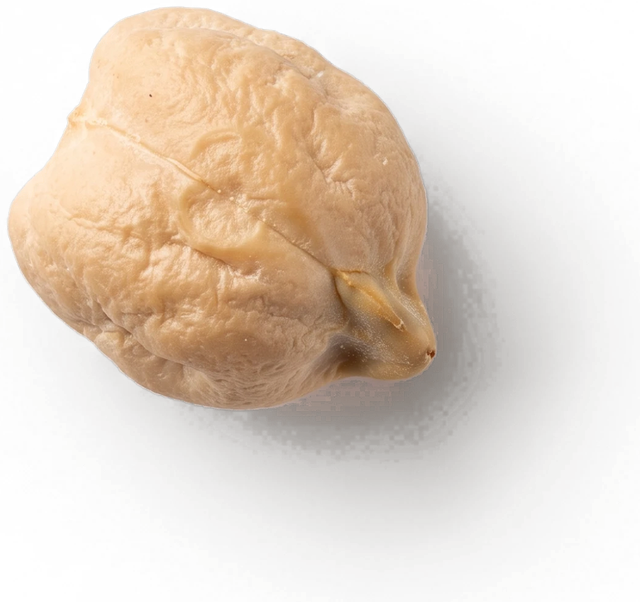
#> input picture src/assets/seeds/chickpeas-1.png, 640 x 602 px, given as the content of the folder ../../../src/assets/seeds/chickpeas-1.png, which was not available
$ python cutout.py ../../../src/assets/seeds/chickpeas-1.png
#> lines starting #> are read from the running program, lines starting #| are printed output that depends on the picture; after the words box and inside, x2 and y2 are one past the last pixel; in counts of white or black regions, pixels touching at a corner belong together; pictures that were not available may be replaced by others from this repository, and a replacement may not be noted
"""Turns generated product photos (e.g. Nano Banana) into the site's cut-out seed images.

    python docs/design/art/cutout.py <folder>

Every image in <folder> named <product>-<n>.(png|jpg|jpeg|webp), e.g. red-lentils-1.jpg, should show one seed
(or a small group) on a plain, evenly lit background. The background colour is read from the image border,
removed by flood fill from the edges (so light areas inside the seed are kept), and soft shadows survive as
semi-transparent pixels. Output: src/assets/seeds/<product>-<n>.png, which the site picks up automatically
(src/lib/seeds.ts). Products: red-lentils, green-lentils, chickpeas, dried-peas, seedless-raisins, seeded-raisins.
Requires numpy and Pillow.
"""
from __future__ import annotations

import re
import sys
from pathlib import Path

import numpy as np
from PIL import Image, ImageDraw, ImageFilter

ROOT = Path(__file__).resolve().parents[3]
OUT = ROOT / "src" / "assets" / "seeds"
NAME = re.compile(r"^([a-z-]+)-(\d+)\.(png|jpe?g|webp)$", re.I)
MAX_SIDE = 640
FLOOD_TOLERANCE = 38      # how far (0-255 per channel) the background may drift and still be flooded
SOFT = (6, 70)            # distance from the background colour that maps to alpha 0 .. 1 (seed rim)
SHADOW = np.array([38.0, 30.0, 22.0])   # colour shadows are rebuilt in


def cut(path: Path) -> Image.Image:
    img = Image.open(path).convert("RGB")
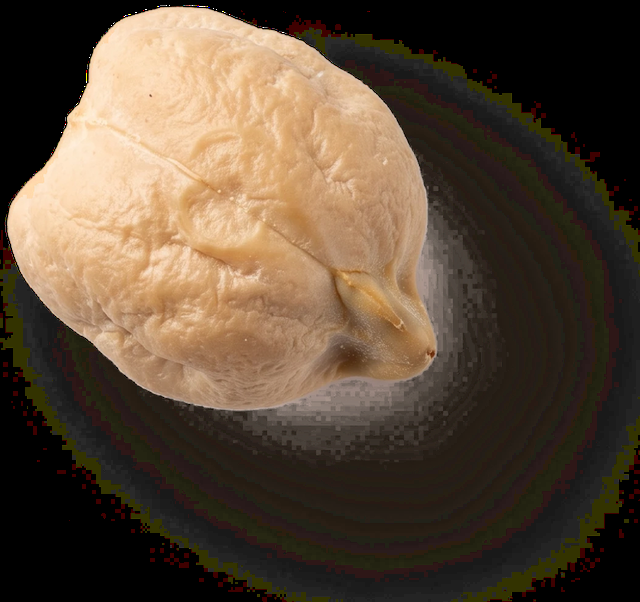
#> img: PIL image 640x602 RGB; mean R, G, B 89.6, 73, 55.9
    img.thumbnail((1600, 1600), Image.LANCZOS)
    rgb = np.asarray(img, np.float32)
    h, w, _ = rgb.shape
#> h = 602; w = 640

    border = np.concatenate([rgb[0], rgb[-1], rgb[:, 0], rgb[:, -1]])
#> border = 2484 rows, first 8: [0, 0, 0], [0, 0, 0], [0, 0, 0], [0, 0, 0], [0, 0, 0], [0, 0, 0], [0, 0, 0], [0, 0, 0]
    bg = np.median(border, axis=0)
#> bg = [0, 0, 0]

    # Background = pixels that are the background colour, or the background uniformly darkened (shadows),
    # and connected to the image border. Found by flood-filling a mask, so light areas inside a seed stay.
    d = rgb - bg
    shift = d.mean(axis=-1)
    chroma = np.abs(d - shift[..., None]).max(axis=-1)
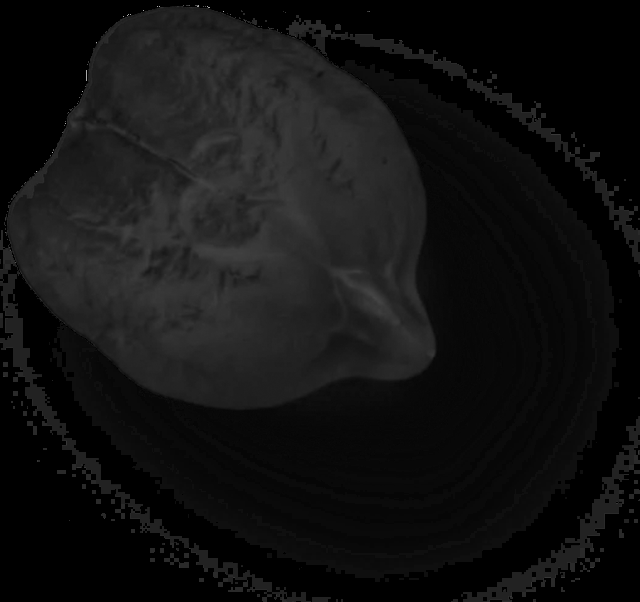
#> chroma: shape (602, 640) float32; min 0, max 170, mean 17.9
    near_bg = np.abs(d).max(axis=-1) <= FLOOD_TOLERANCE
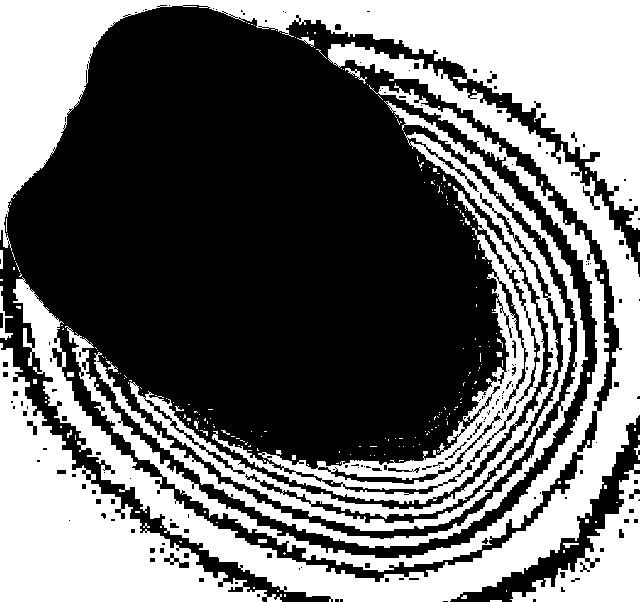
#> near_bg: shape (602, 640) bool; 43% white; 226 white regions (198 under 20 px), largest, box (x1, y1, x2, y2) and area: (13, 42, 640, 602) 48844, (0, 0, 640, 251) 48716, (0, 343, 282, 602) 26243
    shadowish = (chroma < 25) & (shift < 0) & (shift > -110)   # light-to-mid shadows; deep darks belong to the seed
#> shadowish: shape (602, 640) bool; every value is 0
    mask = Image.fromarray(((near_bg | shadowish) * 255).astype(np.uint8), "L").copy()  # copy: arrays map read-only
    step = max(1, min(w, h) // 24)
#> step = 25
    starts = [(x, 0) for x in range(0, w, step)] + [(x, h - 1) for x in range(0, w, step)]
    starts += [(0, y) for y in range(0, h, step)] + [(w - 1, y) for y in range(0, h, step)]
    for xy in starts:
        if mask.getpixel(xy) == 255:
            ImageDraw.floodfill(mask, xy, 128)
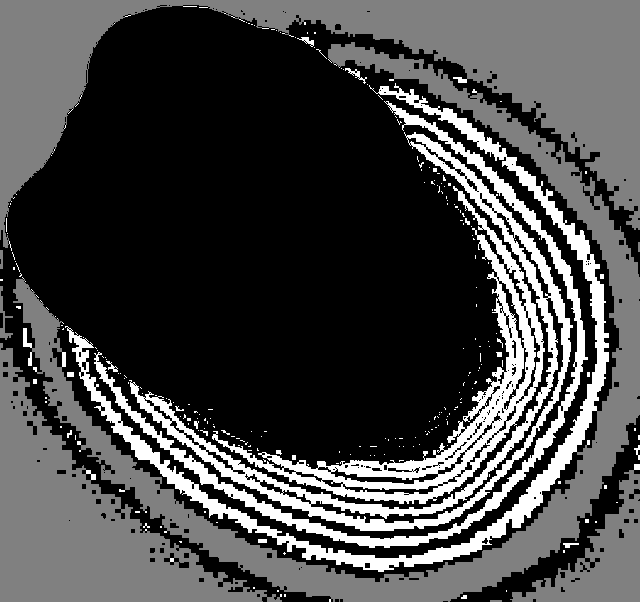
#> mask: PIL image 640x602 L; min 0, max 255, mean 71.1
    flooded = np.asarray(mask) == 128
#> flooded: shape (602, 640) bool; 30.4% white; 8 white regions, largest, box (x1, y1, x2, y2) and area: (0, 0, 640, 248) 48560, (13, 42, 640, 602) 35467, (0, 343, 282, 602) 26167
    # Grow the region a little so the seed's antialiased rim is matted too.
    grown = np.asarray(Image.fromarray(flooded.astype(np.uint8) * 255).filter(ImageFilter.MaxFilter(5))) > 0
#> grown: shape (602, 640) bool; 34.4% white; 4 white regions, box (x1, y1, x2, y2) and area: (0, 0, 640, 602) 124666, (508, 468, 640, 602) 7601, (488, 598, 504, 602) 64, (636, 240, 640, 254) 56

    # In the background region, two kinds of pixels remain:
    #  - shadows: the background, uniformly darker -> keep as a dark colour with partial alpha;
    #  - the seed's antialiased rim: tinted -> partial alpha, colour un-mixed from the background.
    tinted = np.clip((chroma - 6) / 10, 0, 1)
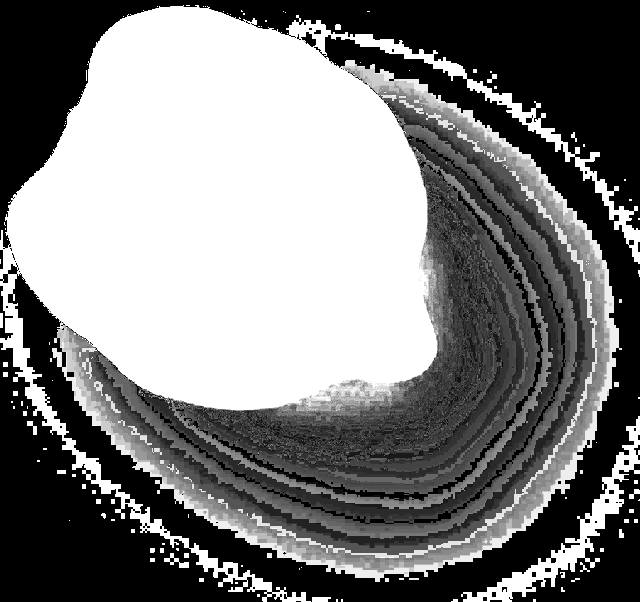
#> tinted: shape (602, 640) float32; min 0, max 1, mean 0.496

    shadow_a = np.clip(-shift / (bg.mean() - SHADOW.mean()), 0, 1)
    dist = np.abs(d).max(axis=-1)
    rim_a = np.clip((dist - SOFT[0]) / (SOFT[1] - SOFT[0]), 0, 1)
    a_bg = tinted * rim_a + (1 - tinted) * shadow_a
    rim_rgb = np.clip(bg + d / np.maximum(rim_a, 1e-3)[..., None], 0, 255)
    rgb_bg = tinted[..., None] * rim_rgb + (1 - tinted[..., None]) * SHADOW

    alpha = np.where(grown, a_bg, 1.0)
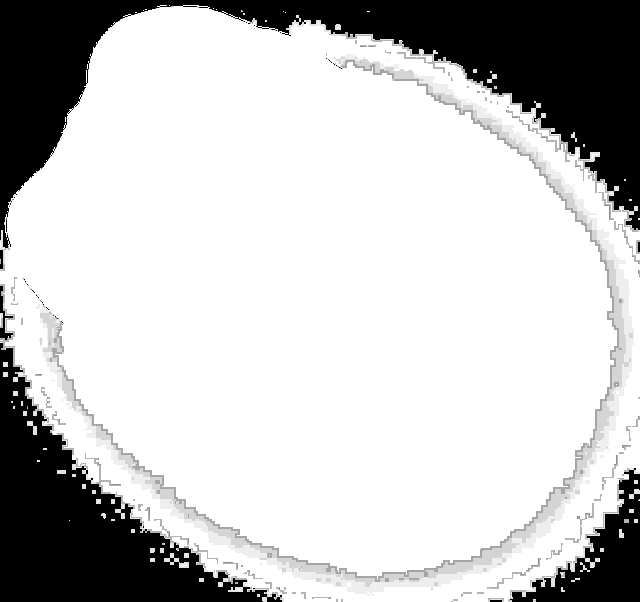
#> alpha: shape (602, 640) float32; min 0, max 1, mean 0.775
    alpha = np.asarray(Image.fromarray((alpha * 255).astype(np.uint8)).filter(ImageFilter.GaussianBlur(0.7)), np.float32) / 255
    fg = np.where(grown[..., None], rgb_bg, rgb)

    out = Image.fromarray(np.dstack([fg, alpha * 255]).astype(np.uint8), "RGBA")
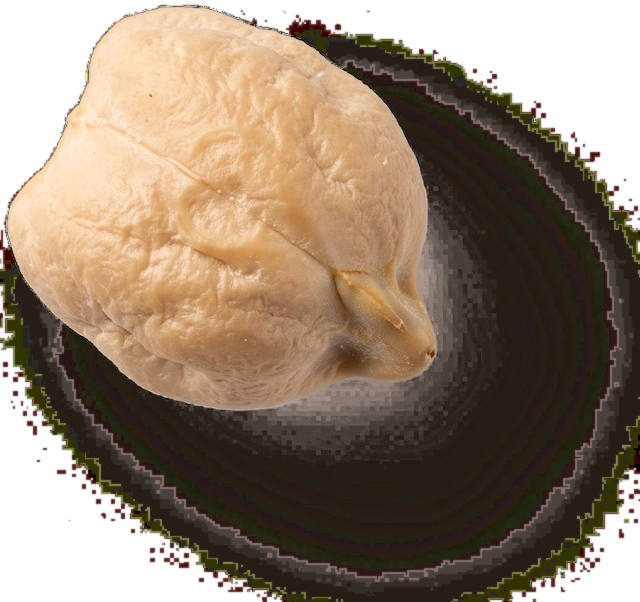
#> out: PIL image 640x602 RGBA; mean R, G, B, A 98.9, 79.6, 59.8, 197.6; transparent parts drawn white
    bbox = out.getchannel("A").point(lambda v: 255 if v > 8 else 0).getbbox()
#> bbox = (0, 4, 640, 602)
    if not bbox:
        raise ValueError("nothing left after removing the background")
    pad = 8
    out = out.crop((max(0, bbox[0] - pad), max(0, bbox[1] - pad), min(w, bbox[2] + pad), min(h, bbox[3] + pad)))
    out.thumbnail((MAX_SIDE, MAX_SIDE), Image.LANCZOS)
    return out


if __name__ == "__main__":
    if len(sys.argv) != 2:
        sys.exit(__doc__)
    src = Path(sys.argv[1])
    OUT.mkdir(parents=True, exist_ok=True)
    done = 0
    for f in sorted(src.iterdir()):
        m = NAME.match(f.name)
        if not m:
            continue
        name = f"{m.group(1).lower()}-{int(m.group(2))}.png"
        try:
            cut(f).save(OUT / name, optimize=True)
            print(f"{f.name} -> src/assets/seeds/{name}")
            done += 1
        except Exception as e:  # keep going; report the file
            print(f"{f.name}: skipped ({e})")
    print(f"{done} image(s) written.")

$ run again, on src/assets/seeds/dried-peas-1.png
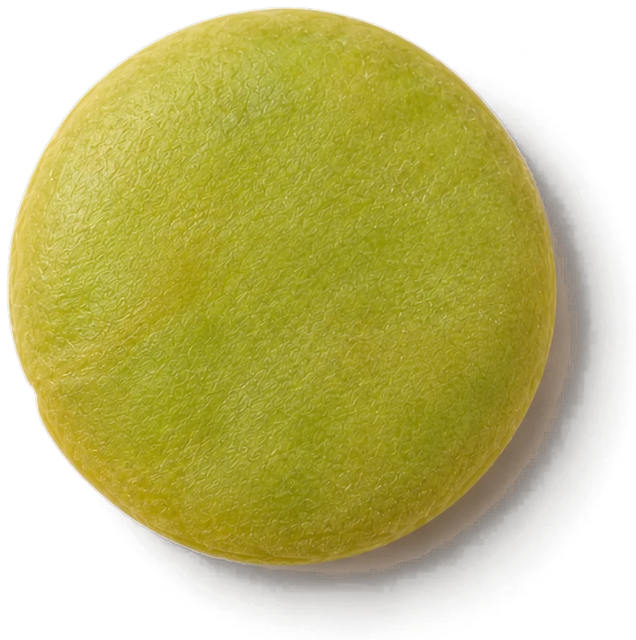
#> input picture src/assets/seeds/dried-peas-1.png, 636 x 640 px, given as the content of the folder ../../../src/assets/seeds/dried-peas-1.png, which was not available
#> border = 2552 rows, first 8: [0, 0, 0], [0, 0, 0], [0, 0, 0], [0, 0, 0], [0, 0, 0], [0, 0, 0], [0, 0, 0], [0, 0, 0]
#> bg = [0, 0, 0]
#> in cut, `near_bg = np.abs(d).max(axis=-1) <= FLOOD_TOLERANCE`:
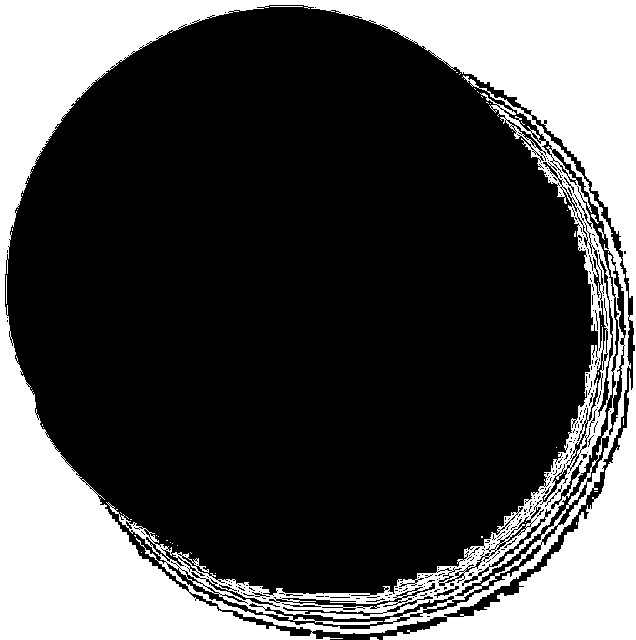
#> near_bg: shape (640, 636) bool; 30.2% white; 47 white regions (42 under 20 px), largest, box (x1, y1, x2, y2) and area: (0, 0, 636, 640) 122766, (270, 6, 303, 7) 33, (591, 214, 599, 224) 29, (6, 275, 7, 304) 29, (370, 637, 379, 640) 23
#> shadowish: shape (640, 636) bool; every value is 0
#> flooded: shape (640, 636) bool; 24.8% white; 1 white region, box (x1, y1, x2, y2) and area: (0, 0, 636, 640) 101136
#> grown: shape (640, 636) bool; 26.2% white; 1 white region, box (x1, y1, x2, y2) and area: (0, 0, 636, 640) 106607
#> in cut, `out = Image.fromarray(np.dstack([fg, alpha * 255]).astype(np.uint8), "..`:
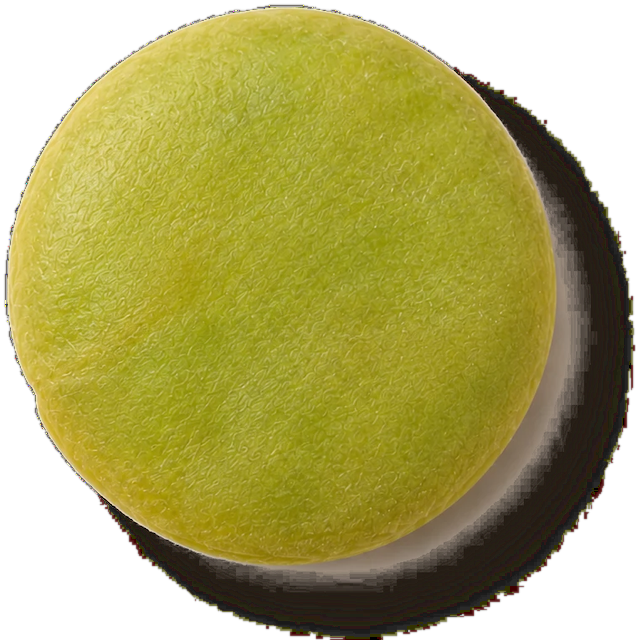
#> out: PIL image 636x640 RGBA; mean R, G, B, A 120.3, 112, 41.7, 191.1; transparent parts drawn white
#> bbox = (4, 4, 636, 640)
